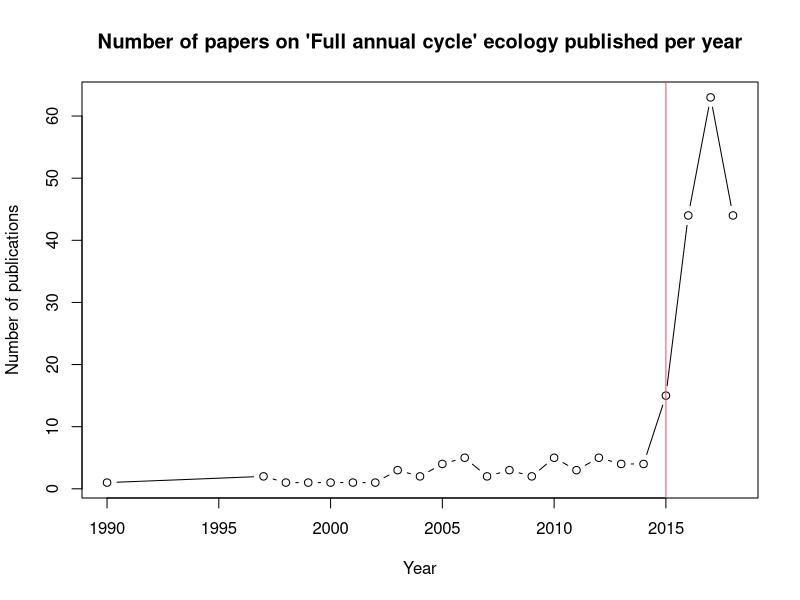

This figure's R source:
## ---- chunk 1
knitr::opts_chunk$set(
  collapse = TRUE,
  comment = "#>"
)
## ---- chunk 2
N <- c(44,63,44,15,4,4,5,3,5,2,
   3, 2, 5, 4,2,3,1,1,1,1,
   1, 2,1)

N <- rev(c(44,63,44,15,4,4,5,3,5,2,
   3, 2, 5, 4,2,3,1,1,1,1,
   1,2,1))

year <- c(1990,1997:2018)

plot(N ~ year,type = "b",
     xlab = "Year",
     ylab = "Number of publications",
     main = "Number of papers on 'Full annual cycle' ecology published per year")
abline(v = "2015", col = 2)
